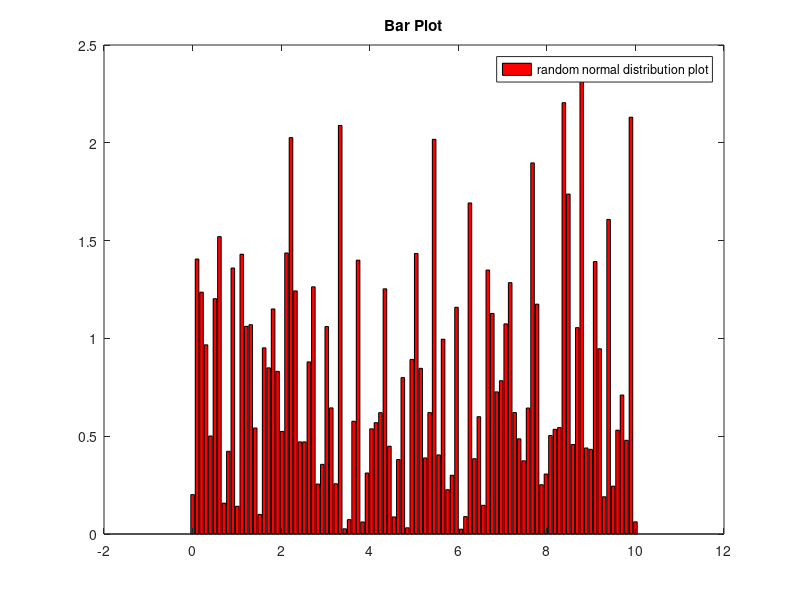
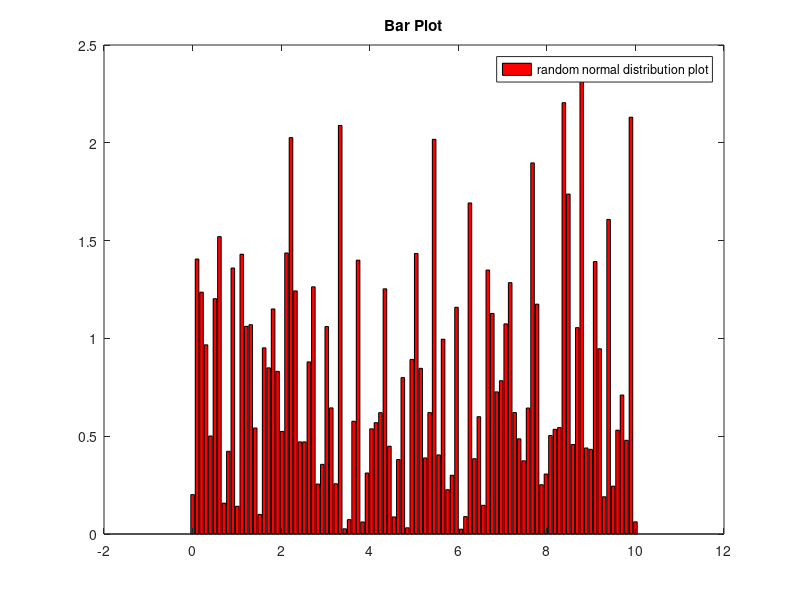

Here is the MATLAB script that generated these plots, in order:
%This script draws a bar plot.

clear all;
close all;
clc;
x = linspace(0,10, 100);
y = abs(randn(1,100));
fig = figure();
bar(x,y, 'r');
legend("random normal distribution plot");
title("Bar Plot");
saveas(fig, 'barplot.png');
savefig (fig, 'barplot.fig', "compact");